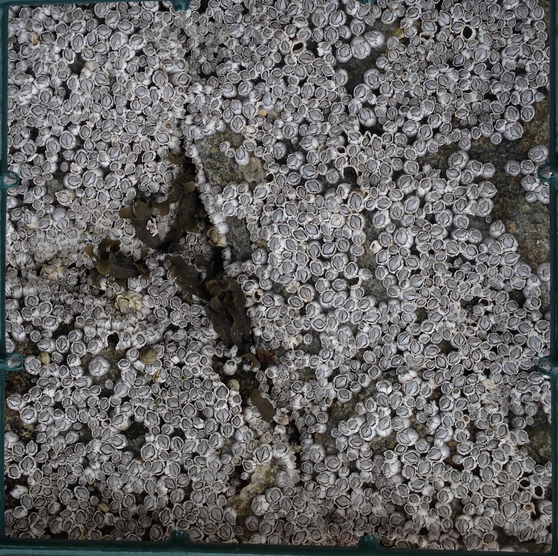
#> input picture data/cropped_img1.png, 558 x 556 px, shrunk from 1010 x 1008 before the run
$ jupyter execute walkthrough.ipynb
#> lines starting #> are read from the running program, lines starting #| are printed output that depends on the picture; after the words box and inside, x2 and y2 are one past the last pixel; in counts of white or black regions, pixels touching at a corner belong together
### barnacles.py
import cv2
import matplotlib.pyplot as plt
from skimage.feature import peak_local_max
from skimage.filters import gaussian

# Image Loading
def load_image_gray(path):
    img_color = cv2.imread(path)
    gray = cv2.cvtColor(img_color, cv2.COLOR_BGR2GRAY)
    return gray

def load_image_bw(path, thresh=50): # manual threshold calculation
    gray = load_image_gray(path)
    _, bw = cv2.threshold(gray, thresh, 255, cv2.THRESH_BINARY)
    return bw

# [4 lines left out: function load_image_bw_otsu, not called in this run]


# Region counting
def find_peaks(img, sigma, min_dist):
    smooth = gaussian(img, sigma=sigma, preserve_range=True)

    coords = peak_local_max(smooth, min_distance=min_dist, threshold_abs=smooth.mean())

    print(f"Detected {len(coords)} regions")

    # display image / regions
    plt.imshow(img, cmap='gray')
    plt.scatter(coords[:, 1], coords[:, 0], c='red', s=5)
    plt.show()

    return len(coords)


# Eval
def connected_components(mask):
    mask_bw = load_image_bw(mask)
    y, _ = cv2.connectedComponents(mask_bw)
    return y

### walkthrough.ipynb
[cell 1]
from pathlib import Path
import cv2
import matplotlib.pyplot as plt
from PIL import Image
from skimage.feature import peak_local_max
from skimage.filters import gaussian
from barnacles import *

## Load images

Images and masks are cropped to exclude the region outside of the window

[cell 2]
base_path = Path().resolve()

[cell 3]
img1_path = base_path / 'data/cropped_img1.png'
mask1_path = base_path / 'data//cropped_mask_1.png'

img2_path = base_path / 'data/cropped_img2.png'
mask2_path = base_path / 'data/cropped_mask_2.png'

sample1_path = base_path / 'data/img1_sample.png'
sample2_path = base_path / 'data/img2_sample.png'

Get samples of each image to use as sanity checks

[cell 4]
img1_pil = Image.open(img1_path)
#> img1_pil is the input picture: PIL image 558x556 RGBA; mean R, G, B, A 101.5, 100.3, 100.3, 255
img2_pil = Image.open(img2_path)
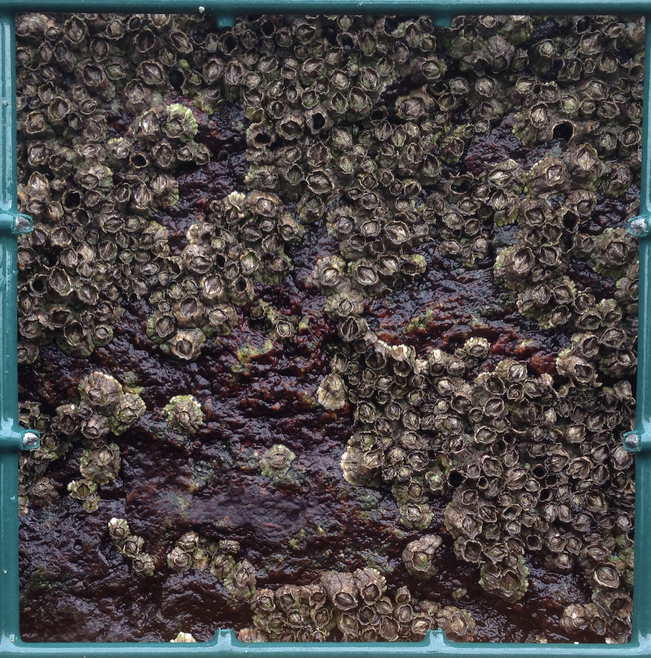
#> input picture data/cropped_img2.png, 651 x 658 px, shrunk from 1180 x 1192 before the run
#> img2_pil is the input picture: PIL image 651x658 RGBA; mean R, G, B, A 74.1, 70.1, 70.1, 255

w1, h1 = img1_pil.size
#> w1 = 558; h1 = 556
w2, h2 = img2_pil.size
#> w2 = 651; h2 = 658

size = 300

left1, top1 = (w1 - size) // 2, (h1 - size) // 2
#> left1 = 129; top1 = 128
left2, top2 = (w2 - size) // 2, (h2 - size) // 2
#> left2 = 175; top2 = 179

img1_pil.crop((left1, top1, left1 + size, top1 + size)).save(sample1_path)
img2_pil.crop((left2, top2, left2 + size, top2 + size)).save(sample2_path)

[cell 5]
img1_sample = load_image_bw(sample1_path)
#> in load_image_bw, `_, bw = cv2.threshold(gray, thresh, 255, cv2.THRESH_BINARY)`:
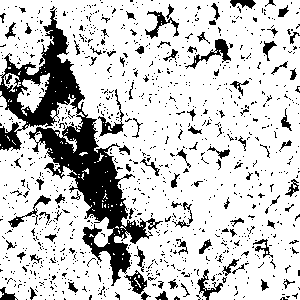
#> bw: shape (300, 300); 79.2% white; 1080 black regions (987 under 20 px), largest, box (x1, y1, x2, y2) and area: (0, 8, 163, 286) 10088, (185, 39, 231, 69) 344, (98, 89, 124, 137) 280
img2_sample = load_image_bw(sample2_path, thresh=120) # tuned threshold
#> in load_image_bw (call 2), `_, bw = cv2.threshold(gray, thresh, 255, cv2.THRESH_BINARY)`: bw: shape (300, 300); 16% white; 1443 white regions (1331 under 20 px), largest, box (x1, y1, x2, y2) and area: (159, 267, 209, 300) 529, (6, 42, 38, 81) 472, (188, 153, 236, 186) 439

### Visualize Samples

[cell 6]
plt.imshow(img1_sample)

[cell 7]
plt.imshow(img2_sample)

## Tune hyperparameters

The hyperparameters in the function calls below were already manually tuned; however, feel free to play around with them and see for yourself how changing them alters the region detection

[cell 8]
# Image 1:
find_peaks(img1_sample, sigma=3, min_dist=5)
#> in find_peaks, `coords = peak_local_max(smooth, min_distance=min_dist, threshold_abs=s..`: coords = 196 pairs, first value 8 to 293, second value 8 to 294
#| Detected 196 regions
#> Out = 196

[cell 9]
# Image 2:
find_peaks(img2_sample, sigma=5, min_dist=10)
#| Detected 49 regions
#> Out = 49

Note that image 2 is MUCH harder, or at least for this method, since the texture of the rock background forms "local maximums" in brightness. For image types like this, find_peaks will likely overcount the number of barnacles. Therefore, it should probably be used as an upper bound on the number of barnacles.

## Inference

[cell 10]
img1 = load_image_bw(img1_path)
#> in load_image_bw (call 3), `_, bw = cv2.threshold(gray, thresh, 255, cv2.THRESH_BINARY)`: bw: shape (556, 558); 79% white; 3807 black regions (3463 under 20 px), largest, box (x1, y1, x2, y2) and area: (0, 369, 558, 556) 13273, (65, 136, 292, 414) 11519, (466, 129, 539, 235) 2067
img2 = load_image_bw(img2_path, thresh=120) # tuned threshold
#> in load_image_bw (call 4), `_, bw = cv2.threshold(gray, thresh, 255, cv2.THRESH_BINARY)`: bw: shape (658, 651); 13.4% white; 5416 white regions (5000 under 20 px), largest, box (x1, y1, x2, y2) and area: (0, 627, 651, 656) 7477, (0, 23, 32, 228) 1800, (249, 0, 651, 5) 1139

[cell 11]
# Image 1:
find_peaks(img1, sigma=3, min_dist=5)
#> call 3 of find_peaks, with sigma = 3, min_dist = 5
#> in find_peaks (call 3), `smooth = gaussian(img, sigma=sigma, preserve_range=True)`:
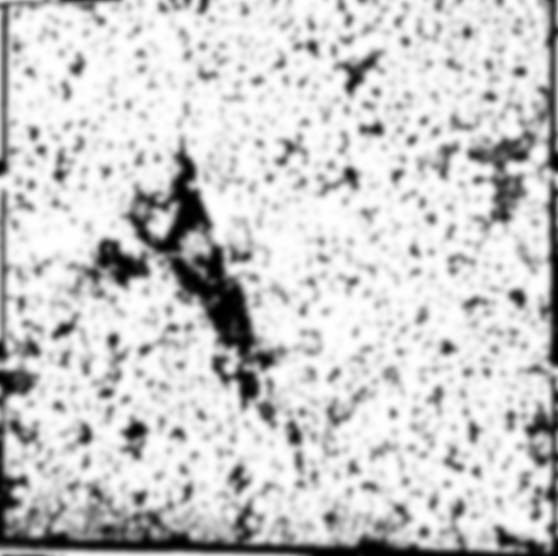
#> smooth: shape (556, 558) float64; min 1.24e-05, max 255, mean 201.7
#> in find_peaks (call 3), `coords = peak_local_max(smooth, min_distance=min_dist, threshold_abs=s..`: coords = 769 pairs, first value 5 to 545, second value 6 to 547
#| Detected 769 regions
#> in find_peaks (call 3), `plt.show()`:
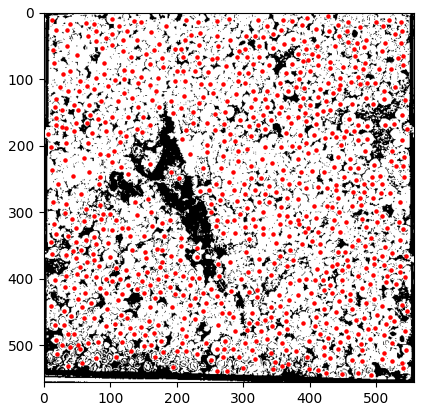
#> figure drawn by matplotlib, 1 panel
#> Out = 769

[cell 12]
# Image 2:
find_peaks(img2, sigma=5, min_dist=10)
#> call 4 of find_peaks, with sigma = 5, min_dist = 10
#> in find_peaks (call 4), `smooth = gaussian(img, sigma=sigma, preserve_range=True)`:
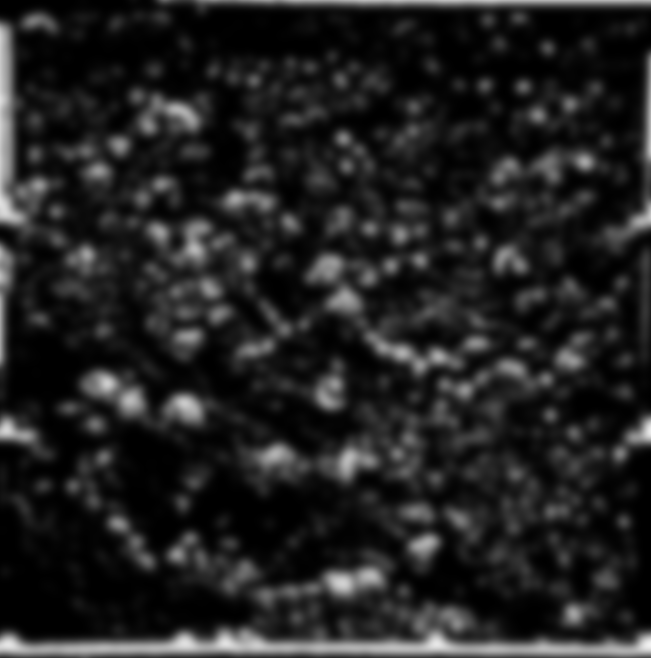
#> smooth: shape (658, 651) float64; min 0, max 242.7, mean 34.3
#> in find_peaks (call 4), `coords = peak_local_max(smooth, min_distance=min_dist, threshold_abs=s..`: coords = 238 pairs, first value 17 to 647, second value 24 to 630
#| Detected 238 regions
#> in find_peaks (call 4), `plt.show()`:
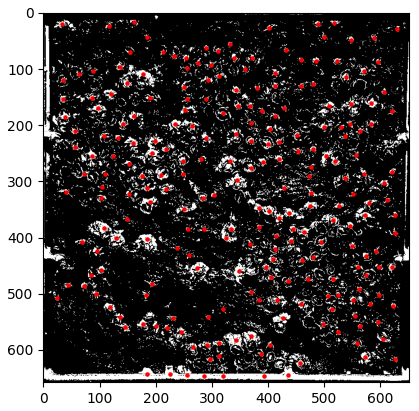
#> figure drawn by matplotlib, 1 panel
#> Out = 238

## Evaluate Performance

Comparing the result of find_peaks with the number of connected components in the mask (e.g., the actual number of barnacles in the image).

[cell 13]
connected_components(mask1_path)
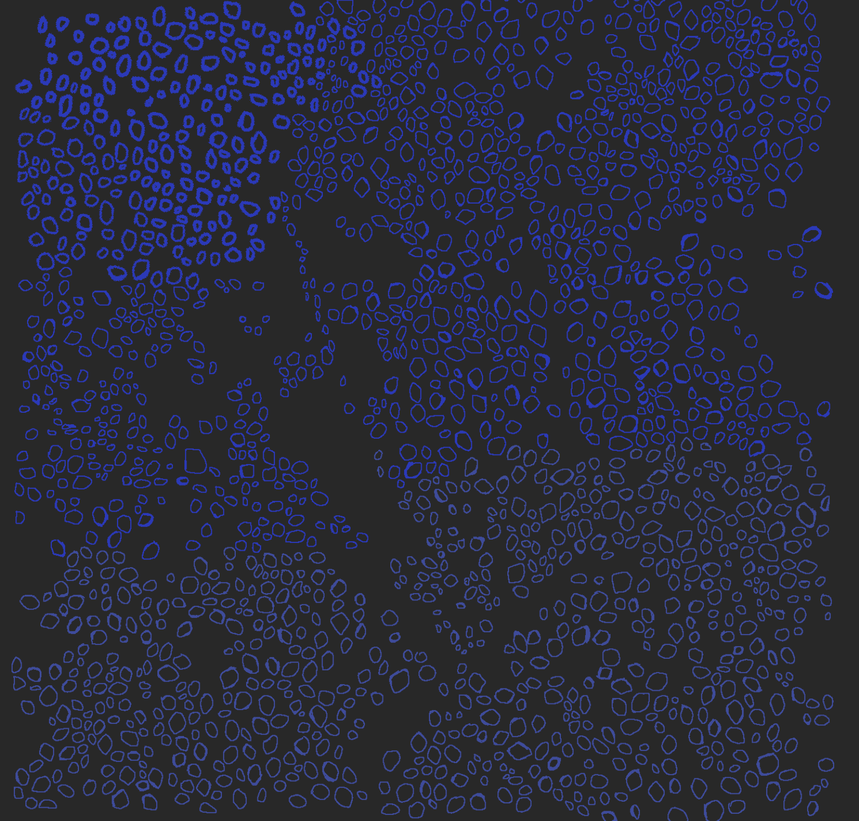
#> input picture data/cropped_mask_1.png, 859 x 821 px, shrunk from 1556 x 1488 before the run
#> in load_image_gray, img_color is the input picture: shape (821, 859, 3); mean B, G, R 59.4, 43.4, 41.4
#> in load_image_bw (call 5), `_, bw = cv2.threshold(gray, thresh, 255, cv2.THRESH_BINARY)`:
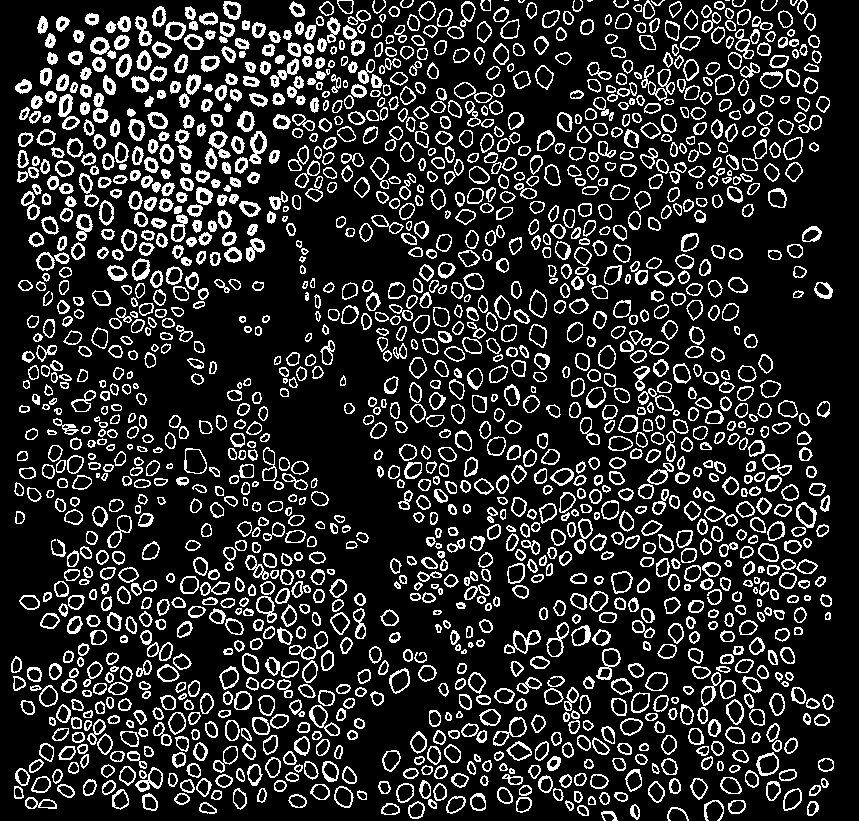
#> bw: shape (821, 859); 17.4% white in thin lines or dots
#> in connected_components, `y, _ = cv2.connectedComponents(mask_bw)`: y = 1610

[cell 14]
connected_components(mask2_path)
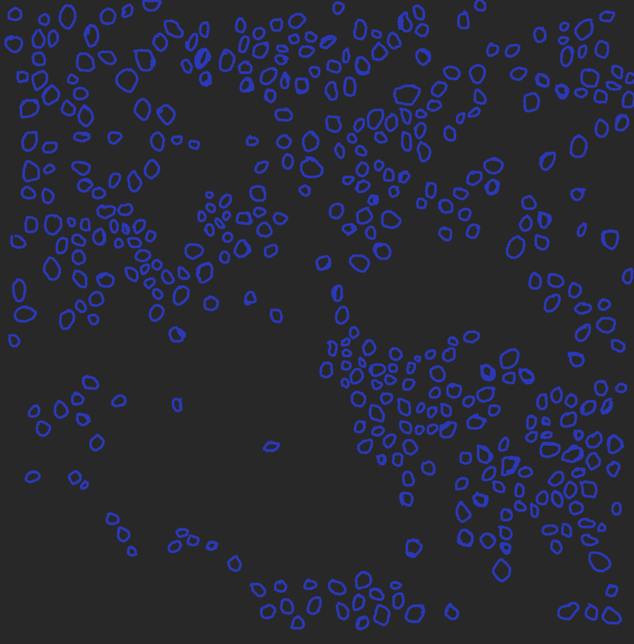
#> input picture data/cropped_mask_2.png, 634 x 644 px, shrunk from 1148 x 1166 before the run
#> in load_image_gray, img_color is the input picture: shape (644, 634, 3); mean B, G, R 55, 41.7, 40.3
#> in load_image_bw (call 6), `_, bw = cv2.threshold(gray, thresh, 255, cv2.THRESH_BINARY)`:
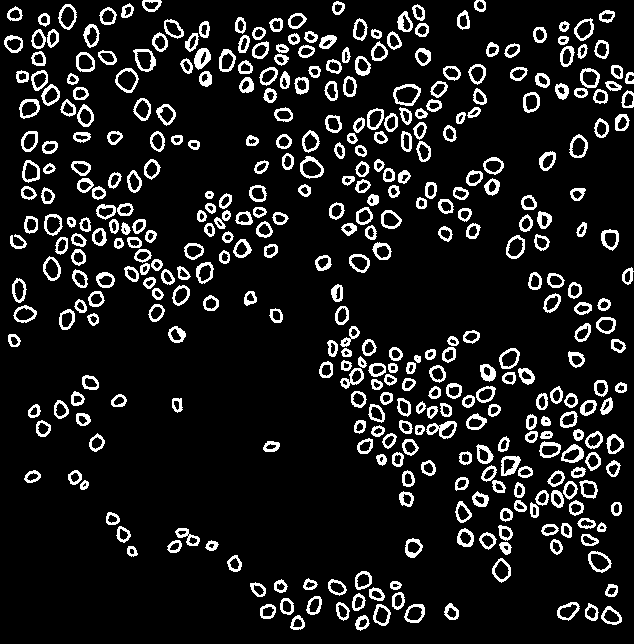
#> bw: shape (644, 634); 11.3% white; 393 white regions, largest, box (x1, y1, x2, y2) and area: (426, 421, 457, 439) 247, (194, 48, 211, 70) 229, (501, 456, 521, 476) 213
